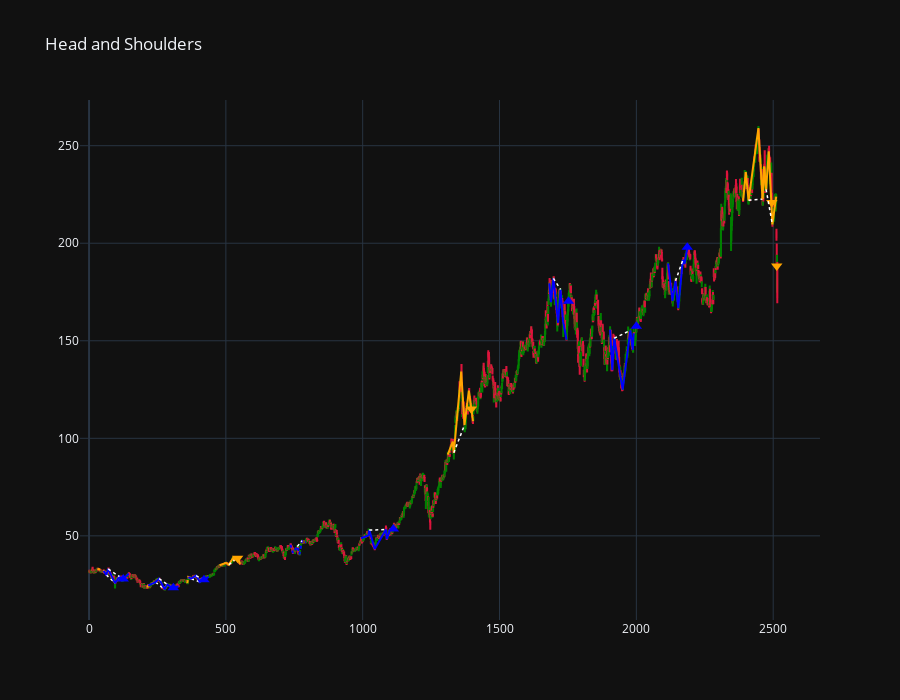

The notebook cell saved with this chart:
### Markdown cell above
# HEAD AND SHOULDERS

### Code cell
df = pd.read_csv("aapl.csv")
df['Date'] = pd.to_datetime(df['Date'], format="mixed")

plot_hs_patterns(df)

### Figure 1 — Plotly figure (JSON) as saved in the notebook; plotly's stock layout.template omitted (floating-point values rounded to 4 significant figures; data arrays with more than 128 entries replaced by an {"elided": "..."} marker saying what was removed)
{"data": [{"close": {"elided": "2516 float values"}, "decreasing": {"line": {"color": "crimson"}}, "high": {"elided": "2516 float values"}, "increasing": {"line": {"color": "green"}}, "low": {"elided": "2516 float values"}, "name": "Candlestick", "open": {"elided": "2516 float values"}, "type": "candlestick", "x": {"elided": "2516 int values"}}, {"line": {"color": "orange", "dash": "dot", "width": 2}, "mode": "lines", "showlegend": false, "type": "scatter", "x": [31, 53, 63, 70, 95, 111, 120], "y": [33.13, 32.03, 30.02, 33.02, 25.78, 29.1, 27.27]}, {"line": {"color": "white", "dash": "dot", "width": 1.5}, "mode": "lines", "showlegend": false, "type": "scatter", "x": [63, 95], "y": [30.02, 25.78]}, {"line": {"color": "orange", "dash": "dot", "width": 2}, "mode": "lines", "showlegend": false, "type": "scatter", "x": [213, 216, 243, 256, 276, 286, 307], "y": [23.43, 24.53, 26.3, 28.02, 22.59, 25.1, 23.01]}, {"line": {"color": "white", "dash": "dot", "width": 1.5}, "mode": "lines", "showlegend": false, "type": "scatter", "x": [243, 276], "y": [26.3, 22.59]}, {"line": {"color": "orange", "dash": "dot", "width": 2}, "mode": "lines", "showlegend": false, "type": "scatter", "x": [359, 363, 373, 391, 405, 411, 419], "y": [25.78, 28.89, 28.05, 29.56, 26.43, 27.95, 27.28]}, {"line": {"color": "white", "dash": "dot", "width": 1.5}, "mode": "lines", "showlegend": false, "type": "scatter", "x": [373, 405], "y": [28.05, 26.43]}, {"line": {"color": "orange", "dash": "solid", "width": 2}, "mode": "lines", "showlegend": false, "type": "scatter", "x": [477, 501, 511, 528, 531, 542, 552], "y": [34.95, 36.19, 35.17, 39.02, 37.56, 38.86, 35.57]}, {"line": {"color": "white", "dash": "dot", "width": 1.5}, "mode": "lines", "showlegend": false, "type": "scatter", "x": [511, 531], "y": [35.17, 37.56]}, {"marker": {"color": "orange", "size": 10, "symbol": "triangle-down"}, "mode": "markers", "showlegend": false, "type": "scatter", "x": [543], "y": [38.48]}, {"line": {"color": "orange", "dash": "solid", "width": 2}, "mode": "lines", "showlegend": false, "type": "scatter", "x": [1311, 1329, 1333, 1360, 1372, 1388, 1403], "y": [91.63, 98.36, 92.61, 134.2, 106.8, 124.4, 108.8]}, {"line": {"color": "white", "dash": "dot", "width": 1.5}, "mode": "lines", "showlegend": false, "type": "scatter", "x": [1333, 1372], "y": [92.61, 106.8]}, {"marker": {"color": "orange", "size": 10, "symbol": "triangle-down"}, "mode": "markers", "showlegend": false, "type": "scatter", "x": [1397], "y": [115.0]}, {"line": {"color": "orange", "dash": "solid", "width": 2}, "mode": "lines", "showlegend": false, "type": "scatter", "x": [2390, 2400, 2410, 2446, 2461, 2467, 2474], "y": [221.7, 236.5, 222.0, 259.0, 222.6, 239.4, 227.6]}, {"line": {"color": "white", "dash": "dot", "width": 1.5}, "mode": "lines", "showlegend": false, "type": "scatter", "x": [2410, 2461], "y": [222.0, 222.6]}, {"marker": {"color": "orange", "size": 10, "symbol": "triangle-down"}, "mode": "markers", "showlegend": false, "type": "scatter", "x": [2495], "y": [220.8]}, {"line": {"color": "orange", "dash": "solid", "width": 2}, "mode": "lines", "showlegend": false, "type": "scatter", "x": [2461, 2467, 2474, 2484, 2497, 2511, 2511], "y": [222.6, 239.4, 227.6, 247.1, 209.7, 223.9, 223.9]}, {"line": {"color": "white", "dash": "dot", "width": 1.5}, "mode": "lines", "showlegend": false, "type": "scatter", "x": [2474, 2497], "y": [227.6, 209.7]}, {"marker": {"color": "orange", "size": 10, "symbol": "triangle-down"}, "mode": "markers", "showlegend": false, "type": "scatter", "x": [2513], "y": [188.4]}, {"line": {"color": "blue", "dash": "solid", "width": 2}, "mode": "lines", "showlegend": false, "type": "scatter", "x": [53, 63, 70, 95, 111, 120, 145], "y": [32.03, 30.02, 33.02, 25.78, 29.1, 27.27, 30.64]}, {"line": {"color": "white", "dash": "dot", "width": 1.5}, "mode": "lines", "showlegend": false, "type": "scatter", "x": [70, 111], "y": [33.02, 29.1]}, {"marker": {"color": "blue", "size": 10, "symbol": "triangle-up"}, "mode": "markers", "showlegend": false, "type": "scatter", "x": [125], "y": [27.83]}, {"line": {"color": "blue", "dash": "solid", "width": 2}, "mode": "lines", "showlegend": false, "type": "scatter", "x": [216, 243, 256, 276, 286, 307, 327], "y": [24.53, 26.3, 28.02, 22.59, 25.1, 23.01, 24.17]}, {"line": {"color": "white", "dash": "dot", "width": 1.5}, "mode": "lines", "showlegend": false, "type": "scatter", "x": [256, 286], "y": [28.02, 25.1]}, {"marker": {"color": "blue", "size": 10, "symbol": "triangle-up"}, "mode": "markers", "showlegend": false, "type": "scatter", "x": [308], "y": [23.4]}, {"line": {"color": "blue", "dash": "solid", "width": 2}, "mode": "lines", "showlegend": false, "type": "scatter", "x": [363, 373, 391, 405, 411, 419, 437], "y": [28.89, 28.05, 29.56, 26.43, 27.95, 27.28, 28.95]}, {"line": {"color": "white", "dash": "dot", "width": 1.5}, "mode": "lines", "showlegend": false, "type": "scatter", "x": [391, 411], "y": [29.56, 27.95]}, {"marker": {"color": "blue", "size": 10, "symbol": "triangle-up"}, "mode": "markers", "showlegend": false, "type": "scatter", "x": [420], "y": [27.49]}, {"line": {"color": "blue", "dash": "dot", "width": 2}, "mode": "lines", "showlegend": false, "type": "scatter", "x": [736, 745, 761, 769, 778, 784, 792], "y": [45.43, 41.23, 44.56, 40.58, 47.51, 46.58, 46.72]}, {"line": {"color": "white", "dash": "dot", "width": 1.5}, "mode": "lines", "showlegend": false, "type": "scatter", "x": [761, 778], "y": [44.56, 47.51]}, {"line": {"color": "blue", "dash": "solid", "width": 2}, "mode": "lines", "showlegend": false, "type": "scatter", "x": [994, 1021, 1024, 1044, 1085, 1088, 1100], "y": [48.77, 50.17, 52.94, 43.33, 53.26, 48.34, 53.16]}, {"line": {"color": "white", "dash": "dot", "width": 1.5}, "mode": "lines", "showlegend": false, "type": "scatter", "x": [1024, 1085], "y": [52.94, 53.26]}, {"marker": {"color": "blue", "size": 10, "symbol": "triangle-up"}, "mode": "markers", "showlegend": false, "type": "scatter", "x": [1112], "y": [53.54]}, {"line": {"color": "blue", "dash": "solid", "width": 2}, "mode": "lines", "showlegend": false, "type": "scatter", "x": [1682, 1688, 1697, 1714, 1723, 1732, 1745], "y": [179.4, 169.8, 182.0, 159.2, 176.3, 160.1, 150.6]}, {"line": {"color": "white", "dash": "dot", "width": 1.5}, "mode": "lines", "showlegend": false, "type": "scatter", "x": [1697, 1723], "y": [182.0, 176.3]}, {"marker": {"color": "blue", "size": 10, "symbol": "triangle-up"}, "mode": "markers", "showlegend": false, "type": "scatter", "x": [1752], "y": [170.2]}, {"line": {"color": "blue", "dash": "solid", "width": 2}, "mode": "lines", "showlegend": false, "type": "scatter", "x": [1904, 1912, 1919, 1950, 1978, 1987, 1990], "y": [155.7, 134.9, 151.3, 125.0, 155.3, 145.3, 153.8]}, {"line": {"color": "white", "dash": "dot", "width": 1.5}, "mode": "lines", "showlegend": false, "type": "scatter", "x": [1919, 1978], "y": [151.3, 155.3]}, {"marker": {"color": "blue", "size": 10, "symbol": "triangle-up"}, "mode": "markers", "showlegend": false, "type": "scatter", "x": [2000], "y": [157.4]}, {"line": {"color": "blue", "dash": "solid", "width": 2}, "mode": "lines", "showlegend": false, "type": "scatter", "x": [2116, 2132, 2143, 2153, 2170, 2176, 2187], "y": [189.7, 170.4, 180.7, 166.9, 191.4, 189.4, 198.1]}, {"line": {"color": "white", "dash": "dot", "width": 1.5}, "mode": "lines", "showlegend": false, "type": "scatter", "x": [2143, 2170], "y": [180.7, 191.4]}, {"marker": {"color": "blue", "size": 10, "symbol": "triangle-up"}, "mode": "markers", "showlegend": false, "type": "scatter", "x": [2186], "y": [198.0]}], "layout": {"height": 700, "hovermode": "x unified", "showlegend": false, "title": {"text": "Head and Shoulders"}, "xaxis": {"rangeslider": {"visible": false}}}}
